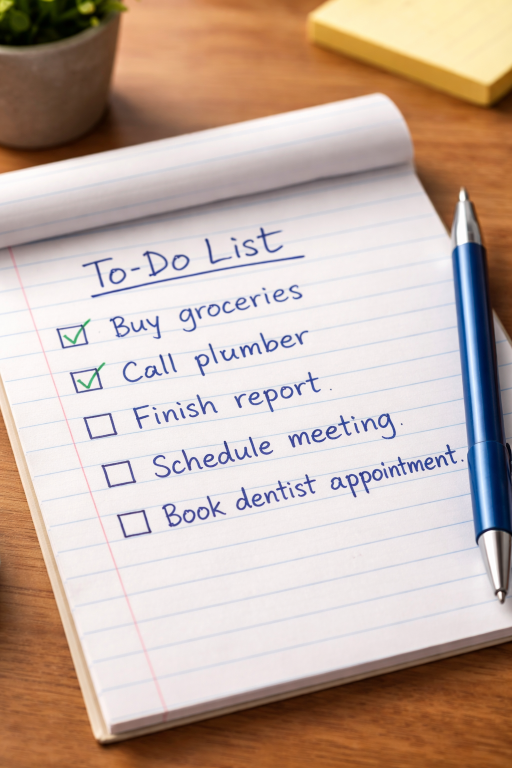
#> input picture data/raw/image1.png, 1024 x 1536 px (shown at 1/2 size); its folder holds only this picture in this run
$ python preprocess_dataset.py
#> lines starting #> are read from the running program, lines starting #| are printed output that depends on the picture; after the words box and inside, x2 and y2 are one past the last pixel; in counts of white or black regions, pixels touching at a corner belong together
from pathlib import Path
import cv2
import numpy as np

# ======================
# CONFIG
# ======================
RAW_DIR = Path("data/raw")
OUT_DIR = Path("data/processed")

# Deux sorties: grayscale propre (pour DL) + binaire (pour OCR classique)
OUT_GRAY_DIR = OUT_DIR / "gray"
OUT_BIN_DIR  = OUT_DIR / "binary"

PREVIEW_DIR = Path("outputs/previews")
SAVE_PREVIEW_COUNT = 12

TARGET_H = 800          # pour documents, garde plus de détails (tu peux baisser à 512 si lourd)
MAX_W = 1200            # largeur max après resize+padding/crop
USE_BINARY_OUTPUT = True

# ======================
# HELPERS
# ======================
def list_all_files(folder: Path):
    return sorted([p for p in folder.rglob("*") if p.is_file()])

def is_image_file(p: Path):
    # Ajoute des extensions fréquentes (Windows): jfif, webp
    exts = {".png", ".jpg", ".jpeg", ".bmp", ".tif", ".tiff", ".jfif", ".webp"}
    return p.suffix.lower() in exts

def read_gray_opencv(path: Path):
    img = cv2.imread(str(path), cv2.IMREAD_GRAYSCALE)
    return img

def resize_keep_ratio(gray: np.ndarray, target_h: int) -> np.ndarray:
    h, w = gray.shape[:2]
    if h == 0:
        return gray
    scale = target_h / float(h)
    new_w = int(round(w * scale))
    return cv2.resize(gray, (new_w, target_h), interpolation=cv2.INTER_AREA)

def pad_or_crop_width_uint8(img: np.ndarray, target_w: int, pad_value: int = 255) -> np.ndarray:
    h, w = img.shape[:2]
    if w > target_w:
        return img[:, :target_w]
    if w < target_w:
        pad = target_w - w
        return np.pad(img, ((0, 0), (0, pad)), mode="constant", constant_values=pad_value)
    return img

def illumination_correction(gray: np.ndarray) -> np.ndarray:
    """
    Correction simple du fond/ombre:
    - Estime un "fond" par un flou large
    - Enlève ce fond -> remet à l'échelle
    """
    # flou large (taille impaire)
    bg = cv2.GaussianBlur(gray, (0, 0), sigmaX=25, sigmaY=25)
    # éviter division par zéro
    bg = np.clip(bg, 1, 255)
    norm = (gray.astype(np.float32) / bg.astype(np.float32)) * 128.0
    norm = np.clip(norm, 0, 255).astype(np.uint8)
    return norm

def enhance_contrast(gray: np.ndarray) -> np.ndarray:
    # CLAHE (très bien pour documents scannés)
    clahe = cv2.createCLAHE(clipLimit=2.0, tileGridSize=(8, 8))
    return clahe.apply(gray)

def denoise(gray: np.ndarray) -> np.ndarray:
    # filtre léger, conserve les bords
    return cv2.bilateralFilter(gray, d=7, sigmaColor=30, sigmaSpace=30)

def unsharp_mask(gray: np.ndarray) -> np.ndarray:
    # rend le texte plus net (léger)
    blur = cv2.GaussianBlur(gray, (0, 0), 1.2)
    sharp = cv2.addWeighted(gray, 1.6, blur, -0.6, 0)
    return np.clip(sharp, 0, 255).astype(np.uint8)

def make_binary(gray: np.ndarray) -> np.ndarray:
    # Binarisation adaptative (souvent meilleure que Otsu sur documents)
    # Si tu vois trop de bruit, augmente blockSize (ex: 51) ou C (ex: 15)
    return cv2.adaptiveThreshold(
        gray, 255,
        cv2.ADAPTIVE_THRESH_GAUSSIAN_C,
        cv2.THRESH_BINARY,
        41, 11
    )

def save_preview(before_u8: np.ndarray, after_gray_u8: np.ndarray, after_bin_u8: np.ndarray | None, idx: int):
    PREVIEW_DIR.mkdir(parents=True, exist_ok=True)

    # Met tout à même hauteur/largeur pour concat
    b = pad_or_crop_width_uint8(resize_keep_ratio(before_u8, TARGET_H), MAX_W, 255)
    g = pad_or_crop_width_uint8(after_gray_u8, MAX_W, 255)

    if after_bin_u8 is not None:
        bn = pad_or_crop_width_uint8(after_bin_u8, MAX_W, 255)
        combo = np.concatenate([b, g, bn], axis=1)
        out = PREVIEW_DIR / f"preview_{idx:03d}_before_gray_binary.png"
    else:
        combo = np.concatenate([b, g], axis=1)
        out = PREVIEW_DIR / f"preview_{idx:03d}_before_gray.png"

    cv2.imwrite(str(out), combo)

def preprocess_one(gray: np.ndarray) -> tuple[np.ndarray, np.ndarray | None]:
    """
    Retourne:
    - gray_clean_u8 : uint8 0..255 (pour DL, on normalisera plus tard)
    - bin_u8 (optionnel)
    """
    x = resize_keep_ratio(gray, TARGET_H)
    x = denoise(x)
    x = illumination_correction(x)
    x = enhance_contrast(x)
    x = unsharp_mask(x)

    # largeur fixe
    x = pad_or_crop_width_uint8(x, MAX_W, 255)

    bin_img = make_binary(x) if USE_BINARY_OUTPUT else None
    return x, bin_img

def main():
    if not RAW_DIR.exists():
        raise FileNotFoundError(f"Dossier introuvable: {RAW_DIR} (lance depuis la racine du projet)")

    OUT_GRAY_DIR.mkdir(parents=True, exist_ok=True)
    if USE_BINARY_OUTPUT:
        OUT_BIN_DIR.mkdir(parents=True, exist_ok=True)
    Path("outputs").mkdir(exist_ok=True)

    all_files = list_all_files(RAW_DIR)
    image_files = [p for p in all_files if is_image_file(p)]

    print(f"📦 Fichiers totaux dans data/raw: {len(all_files)}")
    print(f"🖼️ Fichiers images reconnus: {len(image_files)}")

    if len(image_files) == 0:
        print("⚠️ Aucune image détectée. Vérifie extensions (png/jpg/jpeg/jfif/webp/...) ou si ce sont des PDF.")
        return

    ok_count = 0
    skipped = []

    for i, p in enumerate(image_files):
        gray = read_gray_opencv(p)
#> in read_gray_opencv, `img = cv2.imread(str(path), cv2.IMREAD_GRAYSCALE)`:
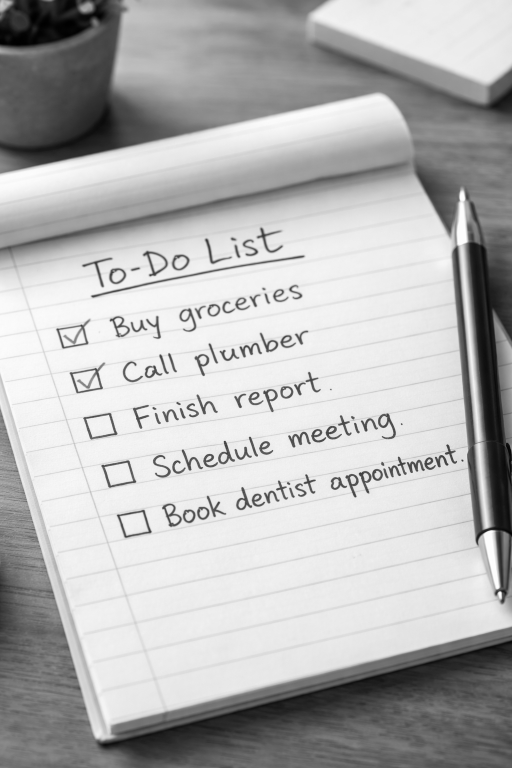
#> img: shape (1536, 1024) (shown at 1/2 size); min 0, max 254, mean 180.6
        if gray is None:
            skipped.append(str(p))
            continue

        gray_clean, bin_img = preprocess_one(gray)
#> in illumination_correction, `bg = cv2.GaussianBlur(gray, (0, 0), sigmaX=25, sigmaY=25)`:
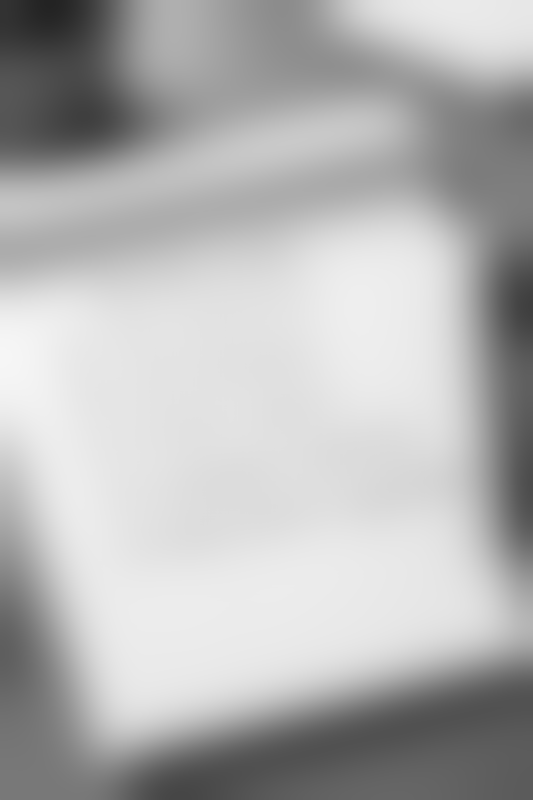
#> bg: shape (800, 533); min 35, max 246, mean 180.8
#> in illumination_correction, `norm = (gray.astype(np.float32) / bg.astype(np.float32)) * 128.0`:
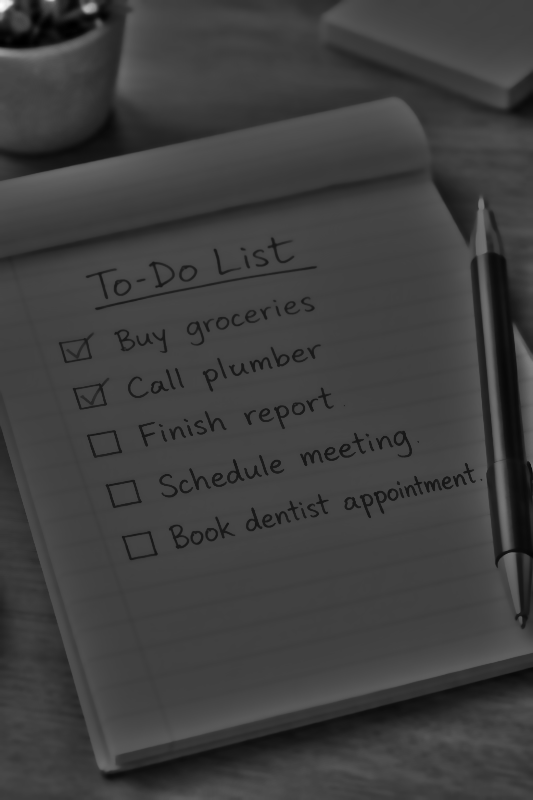
#> norm: shape (800, 533) float32; min 2.17, max 499.2, mean 125.6; drawn with min black and max white
#> in illumination_correction, `norm = np.clip(norm, 0, 255).astype(np.uint8)`:
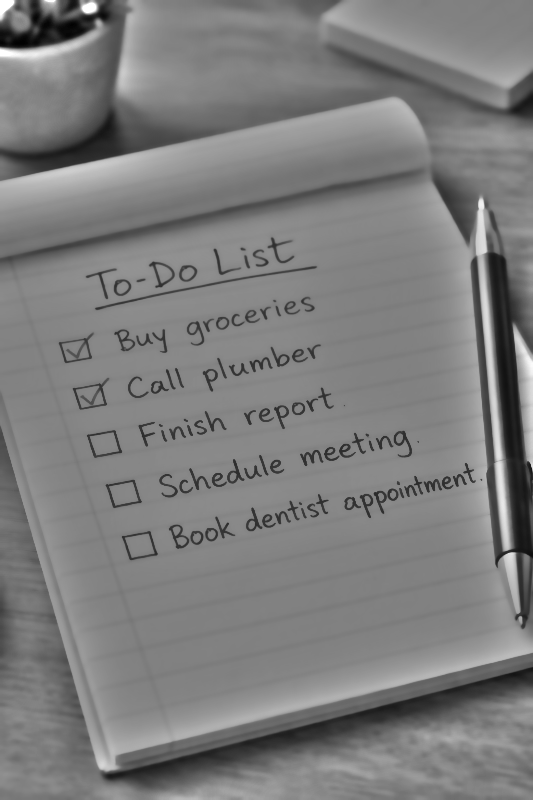
#> norm: shape (800, 533); min 2, max 255, mean 125.1
#> in make_binary, `return cv2.adaptiveThreshold( gray, 255, cv2.ADAPTIVE_THRESH_GAUSSIAN_..`:
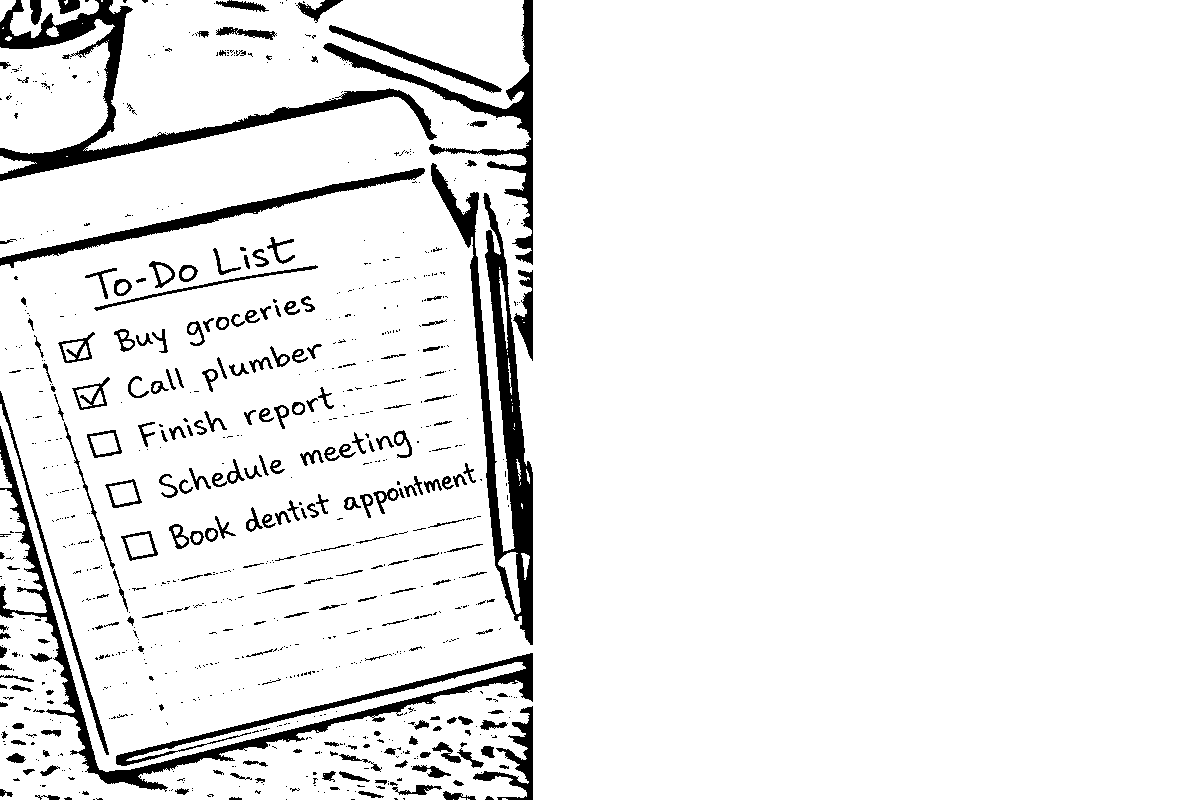
#> returned value: shape (800, 1200); 93.1% white; 866 black regions (636 under 20 px), largest, box (x1, y1, x2, y2) and area: (431, 163, 533, 645) 11197, (0, 426, 533, 792) 10414, (0, 0, 437, 181) 9301

        rel = p.relative_to(RAW_DIR)
        out_gray = (OUT_GRAY_DIR / rel).with_suffix(".png")
        out_gray.parent.mkdir(parents=True, exist_ok=True)
        cv2.imwrite(str(out_gray), gray_clean)

        if USE_BINARY_OUTPUT and bin_img is not None:
            out_bin = (OUT_BIN_DIR / rel).with_suffix(".png")
            out_bin.parent.mkdir(parents=True, exist_ok=True)
            cv2.imwrite(str(out_bin), bin_img)

        # previews avant/après
        if ok_count < SAVE_PREVIEW_COUNT:
            save_preview(gray, gray_clean, bin_img if USE_BINARY_OUTPUT else None, ok_count)
#> call 2 of pad_or_crop_width_uint8, with target_w = 1200, pad_value = 255
#> in pad_or_crop_width_uint8 (call 2), `return np.pad(img, ((0, 0), (0, pad)), mode="constant", constant_value..`:
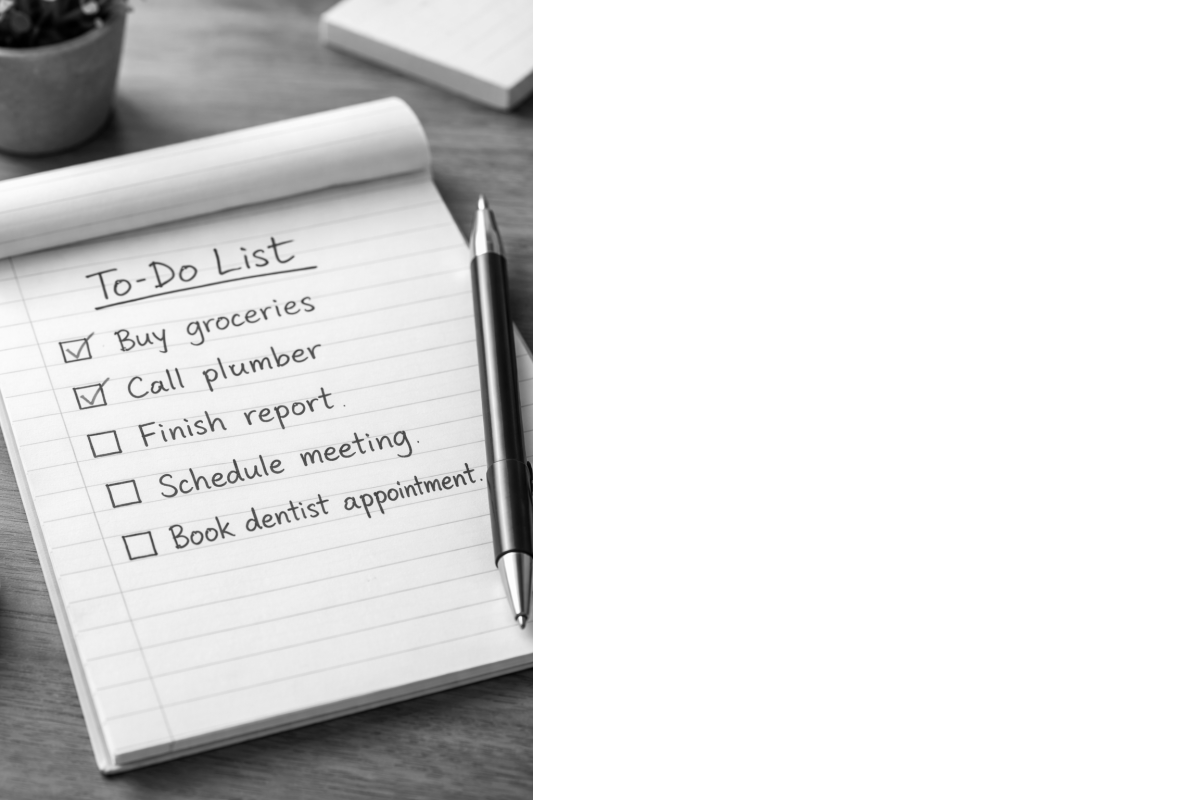
#> returned value: shape (800, 1200); min 0, max 255, mean 222
#> in save_preview, `combo = np.concatenate([b, g, bn], axis=1)`:
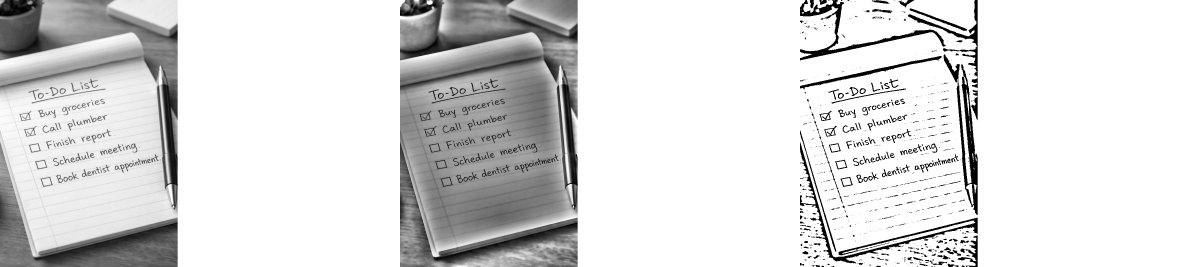
#> combo: shape (800, 3600) (shown at 1/3 size); min 0, max 255, mean 220.1

        ok_count += 1

    print(f"✅ Images traitées: {ok_count}")
    if skipped:
        print(f"⚠️ Images ignorées (non lisibles par OpenCV): {len(skipped)}")
        print("Exemples:")
        for s in skipped[:5]:
            print("  -", s)

    print(f"📁 Sorties grayscale (pour DL): {OUT_GRAY_DIR}")
    if USE_BINARY_OUTPUT:
        print(f"📁 Sorties binaires (optionnel): {OUT_BIN_DIR}")
    print(f"👀 Previews: {PREVIEW_DIR}")

if __name__ == "__main__":
    main()
